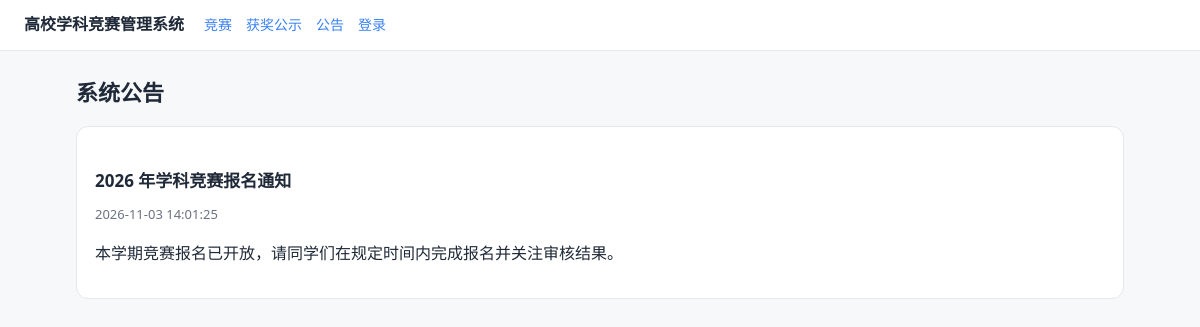
Screenshot of /notices with the database file from the repository.
### tables this page shows
CREATE TABLE notice (
    id          INTEGER PRIMARY KEY AUTOINCREMENT,
    title       TEXT NOT NULL,
    content     TEXT NOT NULL,
    create_by   INTEGER REFERENCES sys_user(id),
    create_time TEXT NOT NULL DEFAULT (datetime('now', 'localtime'))
);

### app.py (the view, shortened to what this page needs)
@app.route("/notices", methods=["GET", "POST"])
def notices():
    return render_template("notices.html", notices=db.list_notices())

### app.py (called while the page is built)
@app.context_processor
def inject_constants():
    return dict(COMP_STATUS=COMP_STATUS, REG_STATUS=REG_STATUS, ROLE_NAME=ROLE_NAME)

### db.py (called while the page is built)
def get_conn():
    conn = sqlite3.connect(DB_PATH)
    conn.row_factory = sqlite3.Row          # 查询结果可以 row["id"] 这样取
    conn.execute("PRAGMA foreign_keys = ON")  # 打开外键约束（SQLite 默认是关的）
    return conn

def list_notices():
    conn = get_conn()
    rows = conn.execute("SELECT * FROM notice ORDER BY id DESC").fetchall()
    conn.close()
    return rows

### templates/notices.html (shortened to what this page needs)
{% extends "base.html" %}
{% block content %}
<h1>系统公告</h1>
{% for n in notices %}
<article class="notice">
  <h2>{{ n.title }}</h2>
  <p class="meta">{{ n.create_time }}</p>
  <p>{{ n.content }}</p>
</article>
{% else %}
<p class="empty">暂无公告</p>
{% endfor %}
{% endblock %}

### static/style.css (style rules this page uses)
:root { --blue: #3b82f6; --green: #10b981; --red: #ef4444; --ink: #1f2937; --muted: #6b7280; --line: #e5e7eb; --bg: #f7f8fa; }
* { box-sizing: border-box; }
body { margin: 0; font-family: "PingFang SC", "Microsoft YaHei", system-ui, -apple-system, sans-serif; color: var(--ink); background: var(--bg); line-height: 1.6; }
h1 { font-size: 22px; margin: 0 0 16px; }
h2 { font-size: 17px; margin: 24px 0 10px; }
.card, .detail, .panel, .notice { background: #fff; border: 1px solid var(--line); border-radius: 12px; padding: 16px 18px; }
.meta { color: var(--muted); font-size: 13px; margin: 6px 0; }

### rows the page displays
notice: title "2026 年学科竞赛报名通知", create_time "2026-11-03 14:01:25", content "本学期竞赛报名已开放，请同学们在规定时间内完成报名并关注审核结果。"
